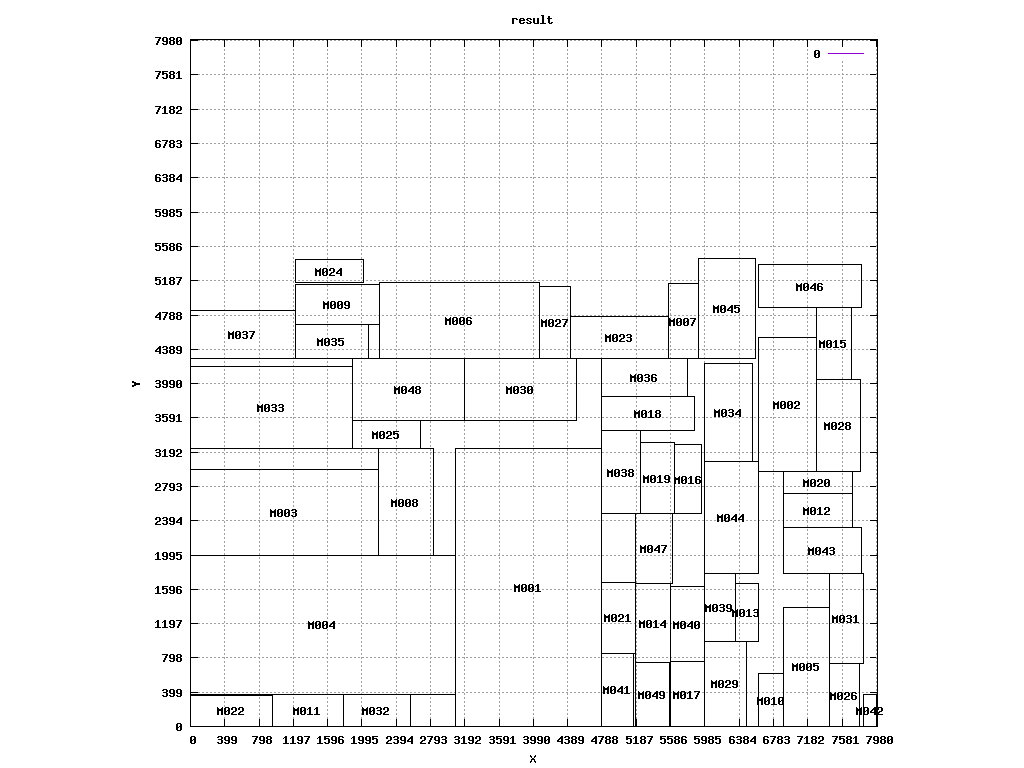

Write gnuplot code to recreate this figure.
reset
set title "result"
set xlabel "X"
set ylabel "Y"
set object 1 rect from 3080,0 to 4788,3234 lw 1 fs empty
set label "M001" at 3934,1617 center
set object 2 rect from 6608,2968 to 7280,4522 lw 1 fs empty
set label "M002" at 6944,3745 center
set object 3 rect from 0,1988 to 2184,2996 lw 1 fs empty
set label "M003" at 1092,2492 center
set object 4 rect from 0,378 to 3080,1988 lw 1 fs empty
set label "M004" at 1540,1183 center
set object 5 rect from 6902,0 to 7434,1386 lw 1 fs empty
set label "M005" at 7168,693 center
set object 6 rect from 2198,4284 to 4060,5166 lw 1 fs empty
set label "M006" at 3129,4725 center
set object 7 rect from 5558,4284 to 5908,5152 lw 1 fs empty
set label "M007" at 5733,4718 center
set object 8 rect from 2184,1988 to 2828,3234 lw 1 fs empty
set label "M008" at 2506,2611 center
set object 9 rect from 1218,4676 to 2198,5138 lw 1 fs empty
set label "M009" at 1708,4907 center
set object 10 rect from 6608,0 to 6902,616 lw 1 fs empty
set label "M010" at 6755,308 center
set object 11 rect from 952,0 to 1778,378 lw 1 fs empty
set label "M011" at 1365,189 center
set object 12 rect from 6902,2310 to 7700,2716 lw 1 fs empty
set label "M012" at 7301,2513 center
set object 13 rect from 6342,994 to 6608,1666 lw 1 fs empty
set label "M013" at 6475,1330 center
set object 14 rect from 5180,742 to 5586,1666 lw 1 fs empty
set label "M014" at 5383,1204 center
set object 15 rect from 7280,4032 to 7686,4872 lw 1 fs empty
set label "M015" at 7483,4452 center
set object 16 rect from 5628,2478 to 5950,3276 lw 1 fs empty
set label "M016" at 5789,2877 center
set object 17 rect from 5586,0 to 5978,756 lw 1 fs empty
set label "M017" at 5782,378 center
set object 18 rect from 4788,3444 to 5866,3836 lw 1 fs empty
set label "M018" at 5327,3640 center
set object 19 rect from 5236,2478 to 5628,3304 lw 1 fs empty
set label "M019" at 5432,2891 center
set object 20 rect from 6902,2716 to 7700,2968 lw 1 fs empty
set label "M020" at 7301,2842 center
set object 21 rect from 4788,854 to 5180,1680 lw 1 fs empty
set label "M021" at 4984,1267 center
set object 22 rect from 0,0 to 952,364 lw 1 fs empty
set label "M022" at 476,182 center
set object 23 rect from 4424,4284 to 5558,4774 lw 1 fs empty
set label "M023" at 4991,4529 center
set object 24 rect from 1218,5166 to 2016,5432 lw 1 fs empty
set label "M024" at 1617,5299 center
set object 25 rect from 1890,3234 to 2674,3556 lw 1 fs empty
set label "M025" at 2282,3395 center
set object 26 rect from 7434,0 to 7784,728 lw 1 fs empty
set label "M026" at 7609,364 center
set object 27 rect from 4060,4284 to 4424,5124 lw 1 fs empty
set label "M027" at 4242,4704 center
set object 28 rect from 7280,2968 to 7798,4032 lw 1 fs empty
set label "M028" at 7539,3500 center
set object 29 rect from 5978,0 to 6468,994 lw 1 fs empty
set label "M029" at 6223,497 center
set object 30 rect from 3192,3556 to 4494,4284 lw 1 fs empty
set label "M030" at 3843,3920 center
set object 31 rect from 7434,728 to 7826,1778 lw 1 fs empty
set label "M031" at 7630,1253 center
set object 32 rect from 1778,0 to 2562,378 lw 1 fs empty
set label "M032" at 2170,189 center
set object 33 rect from 0,3234 to 1890,4186 lw 1 fs empty
set label "M033" at 945,3710 center
set object 34 rect from 5978,3080 to 6538,4228 lw 1 fs empty
set label "M034" at 6258,3654 center
set object 35 rect from 1218,4284 to 2072,4676 lw 1 fs empty
set label "M035" at 1645,4480 center
set object 36 rect from 4788,3836 to 5782,4284 lw 1 fs empty
set label "M036" at 5285,4060 center
set object 37 rect from 0,4284 to 1218,4844 lw 1 fs empty
set label "M037" at 609,4564 center
set object 38 rect from 4788,2478 to 5236,3444 lw 1 fs empty
set label "M038" at 5012,2961 center
set object 39 rect from 5978,994 to 6342,1778 lw 1 fs empty
set label "M039" at 6160,1386 center
set object 40 rect from 5586,756 to 5978,1624 lw 1 fs empty
set label "M040" at 5782,1190 center
set object 41 rect from 4788,0 to 5152,854 lw 1 fs empty
set label "M041" at 4970,427 center
set object 42 rect from 7826,0 to 7994,378 lw 1 fs empty
set label "M042" at 7910,189 center
set object 43 rect from 6902,1778 to 7812,2310 lw 1 fs empty
set label "M043" at 7357,2044 center
set object 44 rect from 5978,1778 to 6608,3080 lw 1 fs empty
set label "M044" at 6293,2429 center
set object 45 rect from 5908,4284 to 6580,5446 lw 1 fs empty
set label "M045" at 6244,4865 center
set object 46 rect from 6608,4872 to 7812,5376 lw 1 fs empty
set label "M046" at 7210,5124 center
set object 47 rect from 5180,1666 to 5614,2478 lw 1 fs empty
set label "M047" at 5397,2072 center
set object 48 rect from 1890,3556 to 3192,4284 lw 1 fs empty
set label "M048" at 2541,3920 center
set object 49 rect from 5180,0 to 5572,742 lw 1 fs empty
set label "M049" at 5376,371 center
set xtics 399
set ytics 399
set size square
set grid  
plot [0:7994][0:7994] 0
set terminal png size 1024,768
set output "ami49.png"
replot
set terminal x11 persist size 1024,768
replot
